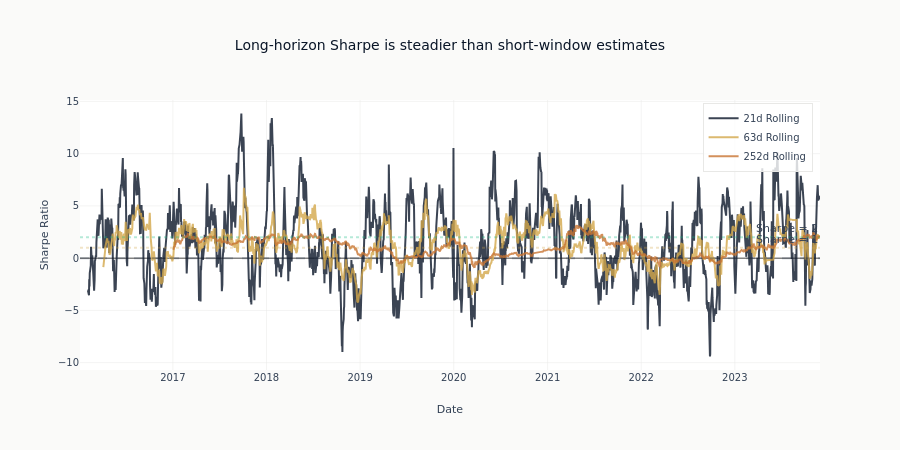

The cell this chart's notebook holds for it:
### Code cell
# Plot rolling Sharpe ratio
fig = go.Figure()

for window in [21, 63, 252]:
    if window in rolling.sharpe:
        sharpe_series = rolling.sharpe[window]
        fig.add_trace(
            go.Scatter(
                x=strategy_returns.index,
                y=sharpe_series.to_numpy(),
                name=f"{window}d Rolling",
                opacity=0.8,
            )
        )

fig.add_hline(y=0, line_dash="dash", line_color=COLORS["neutral"], opacity=0.3)
fig.add_hline(
    y=1, line_dash="dot", line_color=COLORS["amber"], opacity=0.3, annotation_text="Sharpe = 1"
)
fig.add_hline(
    y=2, line_dash="dot", line_color=COLORS["positive"], opacity=0.3, annotation_text="Sharpe = 2"
)

fig.update_layout(
    title="Long-horizon Sharpe is steadier than short-window estimates",
    xaxis_title="Date",
    yaxis_title="Sharpe Ratio",
    height=450,
    legend=dict(yanchor="top", y=0.99, xanchor="right", x=0.99),
)
fig.show()

### Figure 1 — Plotly figure (JSON) as saved in the notebook; plotly's stock layout.template omitted (floating-point values rounded to 4 significant figures; data arrays with more than 128 entries replaced by an {"elided": "..."} marker saying what was removed)
{"data": [{"name": "21d Rolling", "opacity": 0.8, "type": "scatter", "x": {"elided": "1990 str values"}, "y": {"elided": "1990 float values"}}, {"name": "63d Rolling", "opacity": 0.8, "type": "scatter", "x": {"elided": "1990 str values"}, "y": {"elided": "1990 float values"}}, {"name": "252d Rolling", "opacity": 0.8, "type": "scatter", "x": {"elided": "1990 str values"}, "y": {"elided": "1990 float values"}}], "layout": {"annotations": [{"showarrow": false, "text": "Sharpe = 1", "x": 1, "xanchor": "right", "xref": "x domain", "y": 1, "yanchor": "bottom", "yref": "y"}, {"showarrow": false, "text": "Sharpe = 2", "x": 1, "xanchor": "right", "xref": "x domain", "y": 2, "yanchor": "bottom", "yref": "y"}], "height": 450, "legend": {"x": 0.99, "xanchor": "right", "y": 0.99, "yanchor": "top"}, "shapes": [{"line": {"color": "#334155", "dash": "dash"}, "opacity": 0.3, "type": "line", "x0": 0, "x1": 1, "xref": "x domain", "y0": 0, "y1": 0, "yref": "y"}, {"line": {"color": "#D4A84B", "dash": "dot"}, "opacity": 0.3, "type": "line", "x0": 0, "x1": 1, "xref": "x domain", "y0": 1, "y1": 1, "yref": "y"}, {"line": {"color": "#10b981", "dash": "dot"}, "opacity": 0.3, "type": "line", "x0": 0, "x1": 1, "xref": "x domain", "y0": 2, "y1": 2, "yref": "y"}], "title": {"text": "Long-horizon Sharpe is steadier than short-window estimates"}, "xaxis": {"title": {"text": "Date"}}, "yaxis": {"title": {"text": "Sharpe Ratio"}}}}
